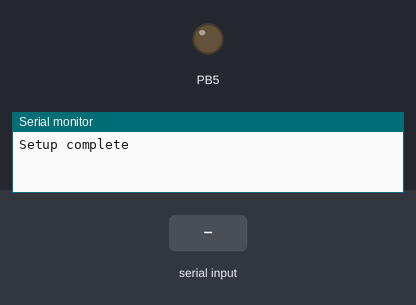
A program run on a simulated ATmega328P, built with avr-gcc and emulated at 16 MHz (the files do not name the chip). Shown: output pins drawn as LEDs (lit = HIGH), the last lines printed to the serial monitor. The inputs (shaded band) are chosen by the test bench.

Above: at 1.2 s.
1.3 s: "1" received over Serial
At 1.8 s:
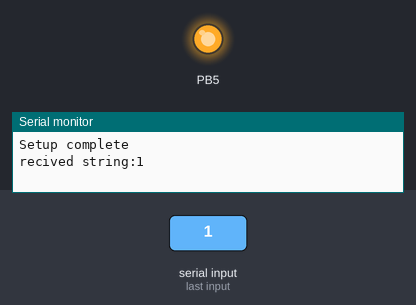
Timing chart, 0 to 4.3 s (numbered marks = the images above; inputs shaded):
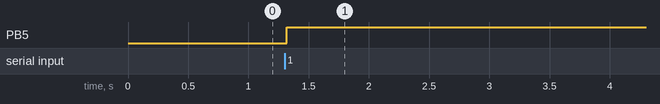

Measured:
- after the input at 1.3 s, PB5: LOW → HIGH at once

The program:

main.c
```c
#include <avr/io.h>
#include <util/delay.h>
#include <stdint.h>
#include <avr/common.h>

#define F_OSC 16000000
#define BAUD 9600
#define UBRR (F_OSC / 16 / BAUD - 1)

/* uart initilisation code  */
void uart_init(unsigned int baud)
{

    /* setting the baude rate */
    UBRR0H = (unsigned char)(baud >> 8);
    UBRR0L = (unsigned char)(baud);

    /* setting the frame format to the 8 bit , 1 stop bit, no parity, asynchronus mode */
    UCSR0C |= ((1 << UCSZ00) | (1 << UCSZ01));

    /* enabling the reciver and transmitter */
    UCSR0B |= ((1 << RXEN0) | (1 << TXEN0));
}

void uart_send_char(unsigned char ch)
{
    while (!(UCSR0A & (1 << UDRE0)))
        ;
    UDR0 = ch;
}
char uart_recv_char()
{
    while (!(UCSR0A & (1 << RXC0)))
        ;
    return UDR0;
}

void uart_send_string(const char *str)
{
    while (*str)
    {
        uart_send_char(*str);
        str++;
    }
}
int main()
{
    /* setting the port b pin 5 to output  */
    DDRB |= (1 << PB5);

    /* uart intitlisation to the 9600 baud rate */
    uart_init(UBRR);

    uart_send_string("Setup complete\r\n");

    while (1)
    {
        char ch = uart_recv_char();
        uart_send_string("recived string:");
        uart_send_char(ch);
        uart_send_string("\r\n");

        if (ch == '1')
            PORTB ^= (1 << PB5);
    }
}
```
